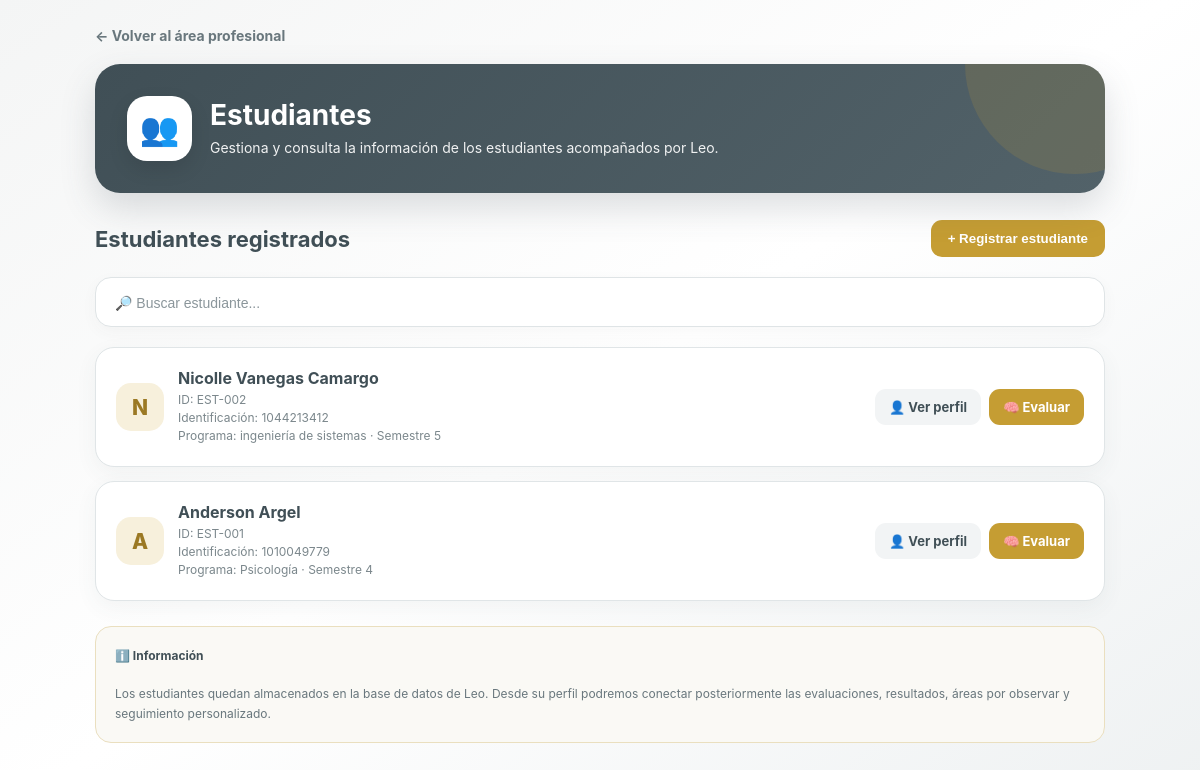
Before: /estudiantes with the older database file.
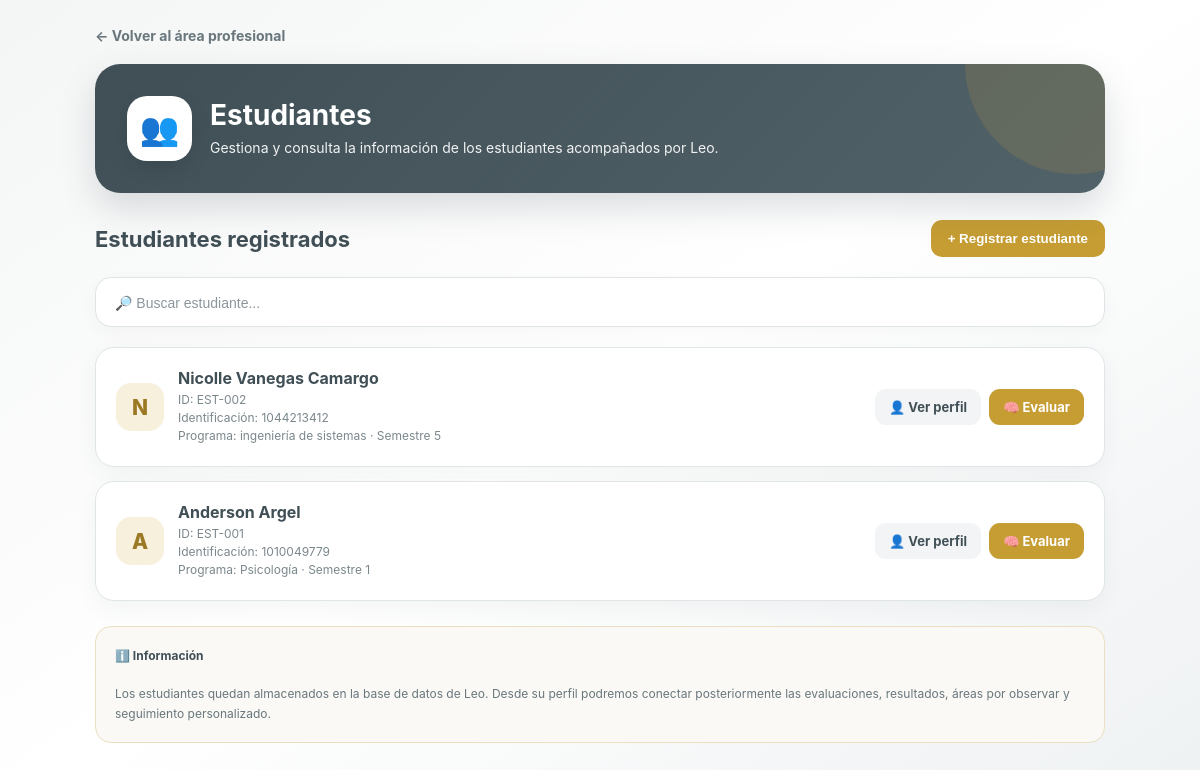
After: the same page with the newer database file.
### tables this page shows
CREATE TABLE estudiantes (
            id INTEGER PRIMARY KEY AUTOINCREMENT,
            codigo TEXT UNIQUE NOT NULL,
            nombre TEXT NOT NULL,
            identificacion TEXT,
            programa TEXT,
            semestre TEXT
        , edad INTEGER, sexo TEXT, ciudad TEXT, grupo TEXT, tipo_minoria TEXT, otro_grupo TEXT, tipo_estudio TEXT, modalidad TEXT, universidad_anterior TEXT, consentimiento INTEGER DEFAULT 0);

### app.py (the view)
@app.route("/estudiantes")
def estudiantes_pagina():
    conexion = conectar_db()
    estudiantes_db = conexion.execute("""
        SELECT *
        FROM estudiantes
        ORDER BY id DESC
    """).fetchall()
    conexion.close()
    estudiantes = [
        dict(estudiante)
        for estudiante in estudiantes_db
    ]
    return render_template(
        "estudiantes.html",
        estudiantes=estudiantes
    )

### app.py (called while the page is built)
def conectar_db():
    conexion = sqlite3.connect(DATABASE)
    conexion.row_factory = sqlite3.Row
    return conexion

### templates/estudiantes.html (shortened to what this page needs)
<!DOCTYPE html>
<html lang="es">
<head>
</head>
<body>
<div class="contenedor">
<a
    href="/profesional"
    class="volver"
>
    ← Volver al área profesional
</a>
<header class="cabecera">
    <div class="cabecera-contenido">
        <div class="icono-cabecera">
            👥
        </div>
        <div>
            <h1>
                Estudiantes
            </h1>
            <p>
                Gestiona y consulta la información
                de los estudiantes acompañados por Leo.
            </p>
        </div>
    </div>
</header>
<div class="barra">
    <h2>
        Estudiantes registrados
    </h2>
    <button
        class="boton-agregar"
        type="button"
        onclick="abrirModal()"
    >
        + Registrar estudiante
    </button>
</div>
<div class="buscador">
    <input
        type="text"
        id="buscador"
        placeholder="🔎 Buscar estudiante..."
        onkeyup="buscarEstudiante()"
    >
</div>
<div id="lista-estudiantes">
{% if estudiantes %}
{% for estudiante in estudiantes %}
<div
    class="estudiante"
    data-nombre="{{ estudiante.nombre|lower }}"
>
    <div class="estudiante-info">
        <div class="avatar">
            {{ estudiante.nombre[0]|upper }}
        </div>
        <div>
            <h3>
                {{ estudiante.nombre }}
            </h3>
            <p>
                ID:
                {{ estudiante.codigo }}
            </p>
            {% if estudiante.identificacion %}
            <p>
                Identificación:
                {{ estudiante.identificacion }}
            </p>
            {% endif %}
            {% if estudiante.programa %}
            <p>
                Programa:
                {{ estudiante.programa }}
                {% if estudiante.semestre %}
                · Semestre
                {{ estudiante.semestre }}
                {% endif %}
            </p>
            {% endif %}
        </div>
    </div>
    <div class="acciones">
        <a
            href="/estudiante/{{ estudiante.codigo }}"
            class="boton boton-ver"
        >
            👤 Ver perfil
        </a>
        <a
            href="/tamizaje?codigo={{ estudiante.codigo }}"
            class="boton boton-evaluar"
        >
            🧠 Evaluar
        </a>
    </div>
</div>
{% endfor %}
{% endif %}
</div>
<div class="informacion">
    <strong>
        ℹ️ Información
    </strong>
    <br><br>
    Los estudiantes quedan almacenados en la base de datos
    de Leo. Desde su perfil podremos conectar posteriormente
    las evaluaciones, resultados, áreas por observar y
    seguimiento personalizado.
</div>
</div>
</body>
</html>

### templates/estudiantes.html (style rules this page uses)
* { box-sizing: border-box; }
body { margin: 0; font-family: -apple-system, BlinkMacSystemFont, "Segoe UI", Arial, sans-serif; min-height: 100vh; background: linear-gradient( 145deg, #f4f5f5, #ffffff, #eef1f2 ); color: #404f56; }
.contenedor { width: 100%; max-width: 1050px; margin: auto; padding: 25px 20px 45px; }
.volver { display: inline-flex; align-items: center; text-decoration: none; color: #69777d; font-size: 14px; font-weight: 700; margin-bottom: 20px; transition: .2s; }
.cabecera { position: relative; overflow: hidden; background: linear-gradient( 135deg, #404f56, #526269 ); color: white; border-radius: 25px; padding: 32px; margin-bottom: 27px; box-shadow: 0 15px 35px rgba(64,79,86,.18); }
.cabecera::after { content: ""; position: absolute; width: 220px; height: 220px; border-radius: 50%; background: rgba(197,157,51,.16); right: -80px; top: -110px; }
.cabecera-contenido { position: relative; z-index: 2; display: flex; align-items: center; gap: 18px; }
.icono-cabecera { width: 65px; height: 65px; border-radius: 20px; background: #ffffff; color: #404f56; display: flex; align-items: center; justify-content: center; font-size: 32px; box-shadow: 0 8px 20px rgba(0,0,0,.10); }
.cabecera h1 { font-size: 28px; margin: 0 0 5px; }
.cabecera p { margin: 0; font-size: 14px; line-height: 1.6; opacity: .92; }
.barra { display: flex; justify-content: space-between; align-items: center; gap: 15px; margin-bottom: 20px; }
.barra h2 { font-size: 22px; margin: 0; color: #404f56; }
.boton-agregar { border: none; cursor: pointer; text-decoration: none; font-weight: 800; border-radius: 11px; padding: 11px 17px; display: inline-flex; align-items: center; justify-content: center; background: #c59d33; color: white; transition: .2s; }
.buscador { background: white; border: 1px solid #dfe4e6; border-radius: 16px; padding: 14px 17px; margin-bottom: 20px; box-shadow: 0 5px 16px rgba(64,79,86,.04); }
.buscador input { width: 100%; border: none; outline: none; font-size: 14px; color: #404f56; }
.buscador input::placeholder { color: #8b969b; }
.estudiante { background: white; border: 1px solid #e0e5e7; border-radius: 19px; padding: 20px; margin-bottom: 14px; display: flex; align-items: center; justify-content: space-between; gap: 20px; box-shadow: 0 7px 22px rgba(64,79,86,.06); transition: .2s; }
.estudiante-info { display: flex; align-items: center; gap: 14px; }
.avatar { width: 48px; height: 48px; border-radius: 15px; background: #f7f0dc; color: #9b7924; display: flex; align-items: center; justify-content: center; font-size: 21px; font-weight: 800; flex-shrink: 0; }
.estudiante-info h3 { margin: 0 0 4px; font-size: 16px; color: #404f56; }
.estudiante-info p { margin: 3px 0; color: #7b878c; font-size: 12px; }
.acciones { display: flex; gap: 8px; flex-wrap: wrap; }
.boton { border: none; cursor: pointer; text-decoration: none; font-weight: 700; border-radius: 11px; padding: 10px 14px; display: inline-flex; align-items: center; justify-content: center; font-size: 13px; transition: .2s; }
.boton-ver { background: #f2f4f5; color: #404f56; }
.boton-evaluar { background: #c59d33; color: white; }
.informacion { margin-top: 25px; padding: 19px; border-radius: 16px; background: #faf9f5; border: 1px solid #eadfbf; color: #69777d; font-size: 12px; line-height: 1.6; }
.informacion strong { color: #404f56; }

Changed rows visible on the page:
changed estudiantes "Anderson Argel": semestre "4" → "1"
